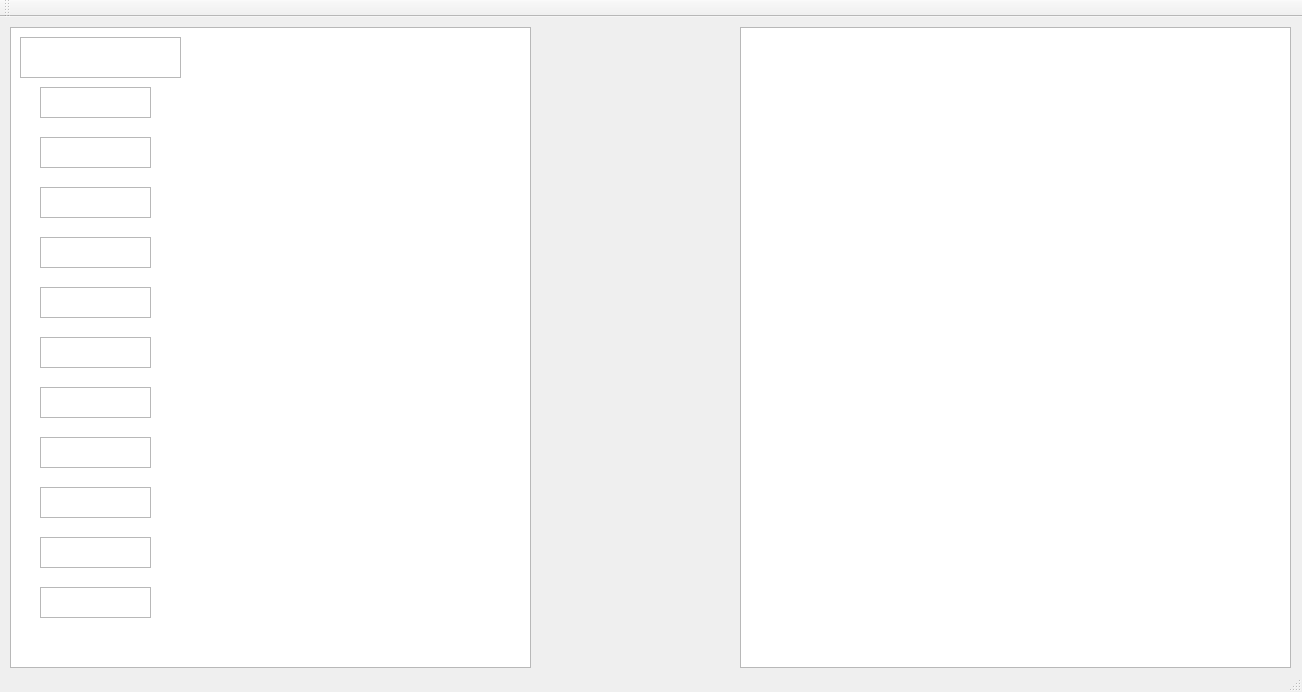
<?xml version="1.0" encoding="UTF-8"?>
<ui version="4.0">
 <class>MainWindow</class>
 <widget class="QMainWindow" name="MainWindow">
  <property name="geometry">
   <rect>
    <x>0</x>
    <y>0</y>
    <width>1302</width>
    <height>692</height>
   </rect>
  </property>
  <property name="windowTitle">
   <string>MainWindow</string>
  </property>
  <widget class="QWidget" name="centralWidget">
   <widget class="QTableView" name="tableView">
    <property name="geometry">
     <rect>
      <x>10</x>
      <y>10</y>
      <width>521</width>
      <height>641</height>
     </rect>
    </property>
   </widget>
   <widget class="QTableWidget" name="tableWidget">
    <property name="geometry">
     <rect>
      <x>740</x>
      <y>10</y>
      <width>551</width>
      <height>641</height>
     </rect>
    </property>
   </widget>
   <widget class="QListView" name="listView">
    <property name="geometry">
     <rect>
      <x>20</x>
      <y>20</y>
      <width>161</width>
      <height>41</height>
     </rect>
    </property>
   </widget>
   <widget class="QTreeView" name="treeView">
    <property name="geometry">
     <rect>
      <x>40</x>
      <y>70</y>
      <width>111</width>
      <height>31</height>
     </rect>
    </property>
   </widget>
   <widget class="QTreeView" name="treeView_2">
    <property name="geometry">
     <rect>
      <x>40</x>
      <y>120</y>
      <width>111</width>
      <height>31</height>
     </rect>
    </property>
   </widget>
   <widget class="QTreeView" name="treeView_3">
    <property name="geometry">
     <rect>
      <x>40</x>
      <y>170</y>
      <width>111</width>
      <height>31</height>
     </rect>
    </property>
   </widget>
   <widget class="QTreeView" name="treeView_4">
    <property name="geometry">
     <rect>
      <x>40</x>
      <y>220</y>
      <width>111</width>
      <height>31</height>
     </rect>
    </property>
   </widget>
   <widget class="QTreeView" name="treeView_5">
    <property name="geometry">
     <rect>
      <x>40</x>
      <y>320</y>
      <width>111</width>
      <height>31</height>
     </rect>
    </property>
   </widget>
   <widget class="QTreeView" name="treeView_6">
    <property name="geometry">
     <rect>
      <x>40</x>
      <y>270</y>
      <width>111</width>
      <height>31</height>
     </rect>
    </property>
   </widget>
   <widget class="QTreeView" name="treeView_7">
    <property name="geometry">
     <rect>
      <x>40</x>
      <y>370</y>
      <width>111</width>
      <height>31</height>
     </rect>
    </property>
   </widget>
   <widget class="QTreeView" name="treeView_8">
    <property name="geometry">
     <rect>
      <x>40</x>
      <y>420</y>
      <width>111</width>
      <height>31</height>
     </rect>
    </property>
   </widget>
   <widget class="QTreeView" name="treeView_9">
    <property name="geometry">
     <rect>
      <x>40</x>
      <y>470</y>
      <width>111</width>
      <height>31</height>
     </rect>
    </property>
   </widget>
   <widget class="QTreeView" name="treeView_10">
    <property name="geometry">
     <rect>
      <x>40</x>
      <y>570</y>
      <width>111</width>
      <height>31</height>
     </rect>
    </property>
   </widget>
   <widget class="QTreeView" name="treeView_11">
    <property name="geometry">
     <rect>
      <x>40</x>
      <y>520</y>
      <width>111</width>
      <height>31</height>
     </rect>
    </property>
   </widget>
  </widget>
  <widget class="QToolBar" name="mainToolBar">
   <attribute name="toolBarArea">
    <enum>TopToolBarArea</enum>
   </attribute>
   <attribute name="toolBarBreak">
    <bool>false</bool>
   </attribute>
  </widget>
  <widget class="QStatusBar" name="statusBar"/>
 </widget>
 <layoutdefault spacing="6" margin="11"/>
 <resources/>
 <connections/>
</ui>
